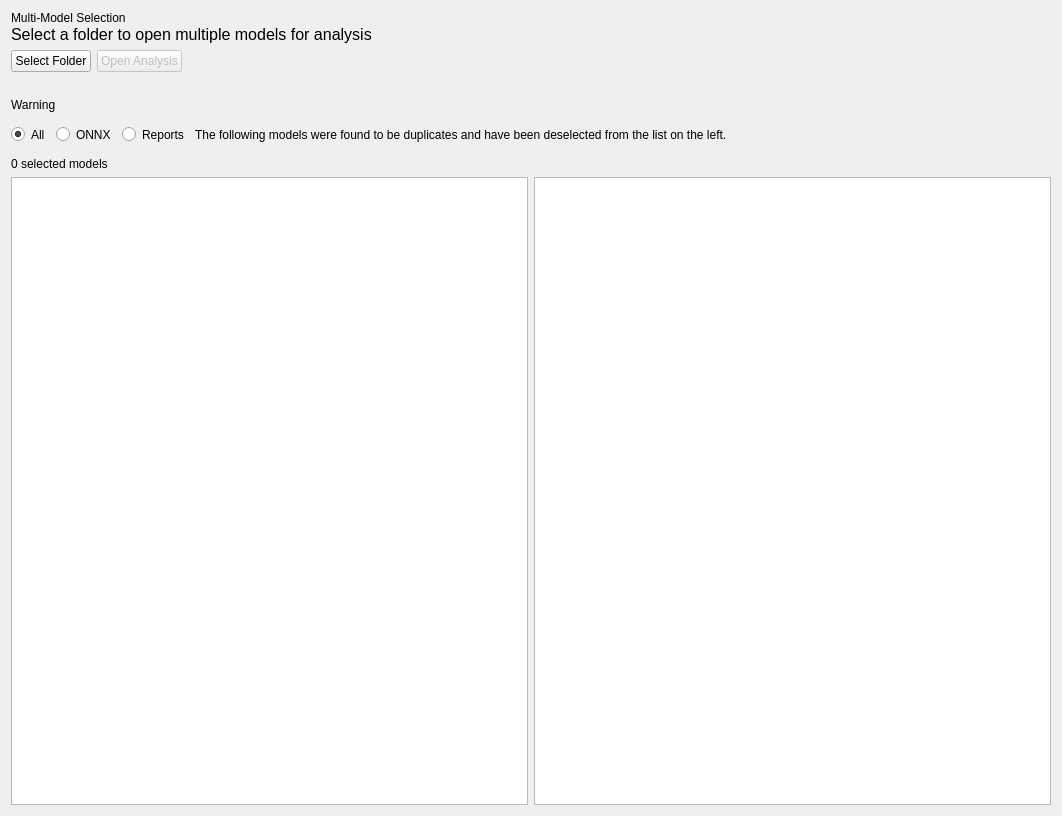
<?xml version="1.0" encoding="UTF-8"?>
<ui version="4.0">
 <class>MultiModelSelection</class>
 <widget class="QWidget" name="MultiModelSelection">
  <property name="geometry">
   <rect>
    <x>0</x>
    <y>0</y>
    <width>1062</width>
    <height>816</height>
   </rect>
  </property>
  <property name="windowTitle">
   <string>Form</string>
  </property>
  <property name="styleSheet">
   <string notr="true"/>
  </property>
  <layout class="QVBoxLayout" name="verticalLayout">
   <item>
    <layout class="QVBoxLayout" name="titleLayout">
     <property name="spacing">
      <number>0</number>
     </property>
     <item>
      <widget class="QLabel" name="titleLabel">
       <property name="styleSheet">
        <string notr="true"/>
       </property>
       <property name="text">
        <string>Multi-Model Selection</string>
       </property>
       <property name="margin">
        <number>10</number>
       </property>
      </widget>
     </item>
     <item>
      <widget class="QLabel" name="subtitleLabel">
       <property name="styleSheet">
        <string notr="true"/>
       </property>
       <property name="text">
        <string>&lt;html&gt;&lt;head/&gt;&lt;body&gt;&lt;p&gt;&lt;span style=&quot; font-size:12pt;&quot;&gt;Select a folder to open multiple models for analysis&lt;/span&gt;&lt;/p&gt;&lt;/body&gt;&lt;/html&gt;</string>
       </property>
       <property name="margin">
        <number>5</number>
       </property>
      </widget>
     </item>
    </layout>
   </item>
   <item>
    <layout class="QHBoxLayout" name="horizontalLayout_2">
     <item>
      <widget class="QPushButton" name="selectFolderBtn">
       <property name="sizePolicy">
        <sizepolicy hsizetype="Fixed" vsizetype="Fixed">
         <horstretch>0</horstretch>
         <verstretch>0</verstretch>
        </sizepolicy>
       </property>
       <property name="styleSheet">
        <string notr="true"/>
       </property>
       <property name="text">
        <string>Select Folder</string>
       </property>
      </widget>
     </item>
     <item>
      <widget class="QPushButton" name="openAnalysisBtn">
       <property name="enabled">
        <bool>false</bool>
       </property>
       <property name="sizePolicy">
        <sizepolicy hsizetype="Fixed" vsizetype="Fixed">
         <horstretch>0</horstretch>
         <verstretch>0</verstretch>
        </sizepolicy>
       </property>
       <property name="styleSheet">
        <string notr="true"/>
       </property>
       <property name="text">
        <string>Open Analysis</string>
       </property>
      </widget>
     </item>
     <item>
      <spacer name="horizontalSpacer">
       <property name="orientation">
        <enum>Qt::Orientation::Horizontal</enum>
       </property>
       <property name="sizeHint" stdset="0">
        <size>
         <width>40</width>
         <height>20</height>
        </size>
       </property>
      </spacer>
     </item>
    </layout>
   </item>
   <item>
    <widget class="QLabel" name="infoLabel">
     <property name="styleSheet">
      <string notr="true">background: transparent;
</string>
     </property>
     <property name="text">
      <string/>
     </property>
     <property name="margin">
      <number>6</number>
     </property>
    </widget>
   </item>
   <item>
    <widget class="QLabel" name="warningLabel">
     <property name="sizePolicy">
      <sizepolicy hsizetype="Maximum" vsizetype="Preferred">
       <horstretch>0</horstretch>
       <verstretch>0</verstretch>
      </sizepolicy>
     </property>
     <property name="styleSheet">
      <string notr="true"/>
     </property>
     <property name="text">
      <string>Warning</string>
     </property>
     <property name="margin">
      <number>2</number>
     </property>
    </widget>
   </item>
   <item>
    <layout class="QHBoxLayout" name="horizontalLayout"/>
   </item>
   <item>
    <layout class="QHBoxLayout" name="horizontalLayout_3">
     <item>
      <widget class="QRadioButton" name="radioAll">
       <property name="sizePolicy">
        <sizepolicy hsizetype="Fixed" vsizetype="Fixed">
         <horstretch>0</horstretch>
         <verstretch>0</verstretch>
        </sizepolicy>
       </property>
       <property name="minimumSize">
        <size>
         <width>0</width>
         <height>33</height>
        </size>
       </property>
       <property name="autoFillBackground">
        <bool>false</bool>
       </property>
       <property name="styleSheet">
        <string notr="true"/>
       </property>
       <property name="text">
        <string>All</string>
       </property>
       <property name="checked">
        <bool>true</bool>
       </property>
      </widget>
     </item>
     <item>
      <widget class="QRadioButton" name="radioONNX">
       <property name="sizePolicy">
        <sizepolicy hsizetype="Fixed" vsizetype="Fixed">
         <horstretch>0</horstretch>
         <verstretch>0</verstretch>
        </sizepolicy>
       </property>
       <property name="minimumSize">
        <size>
         <width>0</width>
         <height>33</height>
        </size>
       </property>
       <property name="autoFillBackground">
        <bool>false</bool>
       </property>
       <property name="styleSheet">
        <string notr="true"/>
       </property>
       <property name="text">
        <string>ONNX</string>
       </property>
      </widget>
     </item>
     <item>
      <widget class="QRadioButton" name="radioReports">
       <property name="sizePolicy">
        <sizepolicy hsizetype="Fixed" vsizetype="Fixed">
         <horstretch>0</horstretch>
         <verstretch>0</verstretch>
        </sizepolicy>
       </property>
       <property name="minimumSize">
        <size>
         <width>0</width>
         <height>33</height>
        </size>
       </property>
       <property name="autoFillBackground">
        <bool>false</bool>
       </property>
       <property name="styleSheet">
        <string notr="true"/>
       </property>
       <property name="text">
        <string>Reports</string>
       </property>
      </widget>
     </item>
     <item alignment="">
      <widget class="QLabel" name="duplicateLabel">
       <property name="sizePolicy">
        <sizepolicy hsizetype="Preferred" vsizetype="Preferred">
         <horstretch>0</horstretch>
         <verstretch>0</verstretch>
        </sizepolicy>
       </property>
       <property name="minimumSize">
        <size>
         <width>550</width>
         <height>0</height>
        </size>
       </property>
       <property name="styleSheet">
        <string notr="true"/>
       </property>
       <property name="text">
        <string>The following models were found to be duplicates and have been deselected from the list on the left.</string>
       </property>
       <property name="wordWrap">
        <bool>true</bool>
       </property>
      </widget>
     </item>
     <item>
      <spacer name="horizontalSpacer_2">
       <property name="orientation">
        <enum>Qt::Orientation::Horizontal</enum>
       </property>
       <property name="sizeHint" stdset="0">
        <size>
         <width>40</width>
         <height>20</height>
        </size>
       </property>
      </spacer>
     </item>
    </layout>
   </item>
   <item>
    <widget class="QLabel" name="numSelectedLabel">
     <property name="styleSheet">
      <string notr="true"/>
     </property>
     <property name="text">
      <string>0 selected models</string>
     </property>
     <property name="wordWrap">
      <bool>true</bool>
     </property>
    </widget>
   </item>
   <item>
    <layout class="QHBoxLayout" name="columnsLayout">
     <item>
      <layout class="QVBoxLayout" name="leftColumnLayout">
       <item>
        <widget class="QListView" name="modelListView">
         <property name="styleSheet">
          <string notr="true"/>
         </property>
         <property name="editTriggers">
          <set>QAbstractItemView::EditTrigger::NoEditTriggers</set>
         </property>
         <property name="selectionMode">
          <enum>QAbstractItemView::SelectionMode::MultiSelection</enum>
         </property>
         <property name="spacing">
          <number>2</number>
         </property>
        </widget>
       </item>
      </layout>
     </item>
     <item>
      <layout class="QVBoxLayout" name="rightColumnLayout">
       <item>
        <widget class="QListWidget" name="duplicateListWidget">
         <property name="sizePolicy">
          <sizepolicy hsizetype="Expanding" vsizetype="Expanding">
           <horstretch>0</horstretch>
           <verstretch>0</verstretch>
          </sizepolicy>
         </property>
         <property name="styleSheet">
          <string notr="true"/>
         </property>
         <property name="editTriggers">
          <set>QAbstractItemView::EditTrigger::NoEditTriggers</set>
         </property>
         <property name="selectionMode">
          <enum>QAbstractItemView::SelectionMode::MultiSelection</enum>
         </property>
         <property name="verticalScrollMode">
          <enum>QAbstractItemView::ScrollMode::ScrollPerItem</enum>
         </property>
         <property name="movement">
          <enum>QListView::Movement::Static</enum>
         </property>
         <property name="spacing">
          <number>2</number>
         </property>
        </widget>
       </item>
      </layout>
     </item>
    </layout>
   </item>
  </layout>
 </widget>
 <resources/>
 <connections/>
</ui>
